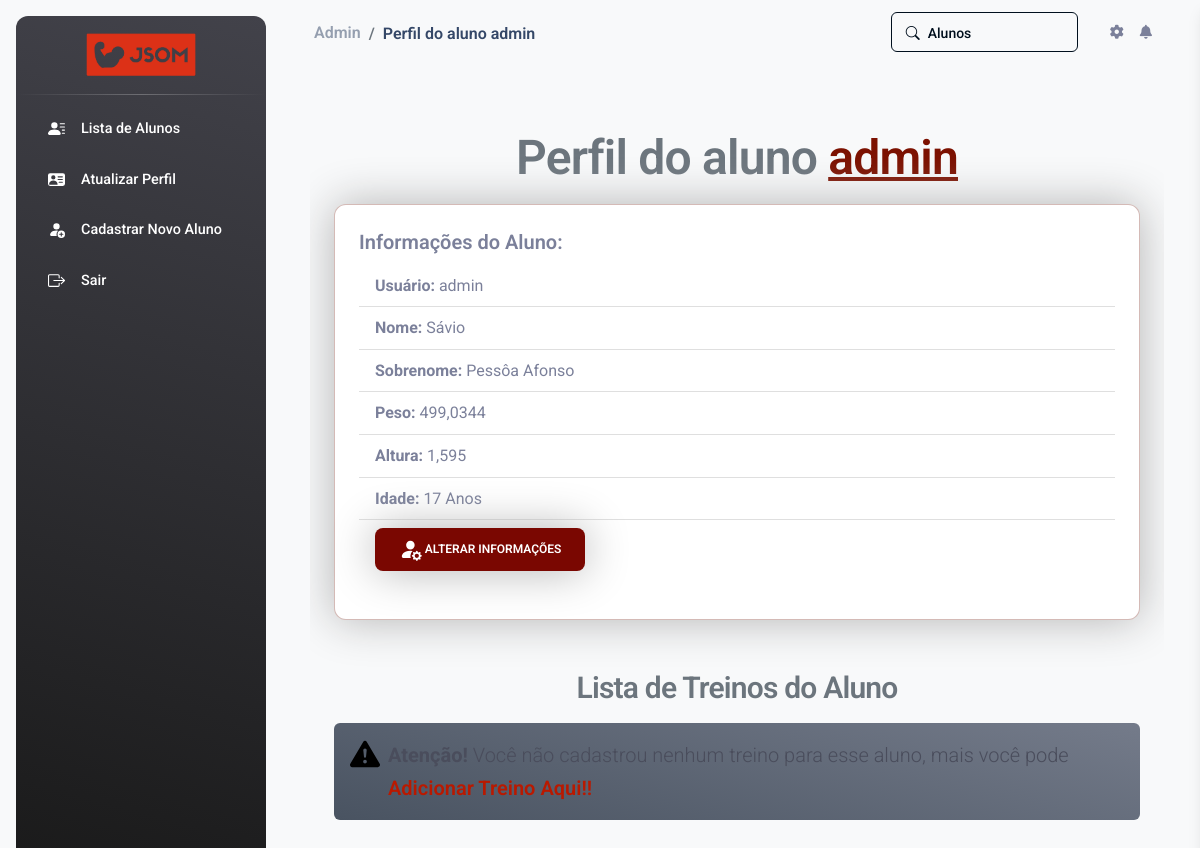
The app's page /aluno/perfil/1/ (signed in) with its own data.
### jsom_sga/models.py (models this page shows, shortened)
class UserProfile(models.Model):
    user = models.OneToOneField(User, on_delete=models.CASCADE)
    peso = models.FloatField(null=True, blank=True)
    altura = models.FloatField(null=True, blank=True)
    data_nascimento = models.DateField(null=True, blank=True)

### jsom_sga/views/aluno_views.py (the view)
# urls.py: path('aluno/perfil/<int:user_id>/', views.perfil_aluno, name='perfil_aluno'),
@login_required(login_url='JSOM_SGA:index')
def perfil_aluno(request, user_id):
    aluno = get_object_or_404(UserProfile, user__id=user_id)
    site_title = f"Perfil do aluno {aluno.user.username}"
    perfil_aluno= "active bg-gradient-primary_jsom"
    if aluno.data_nascimento:
        hoje = timezone.now().date()
        idade = hoje.year - aluno.data_nascimento.year - ((hoje.month, hoje.day) < (aluno.data_nascimento.month, aluno.data_nascimento.day))
    else:
        idade = None
    context = {
        'aluno': aluno,
        'idade': idade,
        'site_title': site_title,
        'perfil_aluno': perfil_aluno,
    }
    return render(request, 'USER/perfil_aluno.html', context)

### jsom_sga/templates/USER/perfil_aluno.html (shortened to what this page needs)
{% extends "global/base.html" %}
{% block corpo %}
<div class="w-100 table-responsive">
    <h1 class="m-3 fs-1 form-text text-center fw-bold">
        Perfil do aluno <span class="text-jsom-escuro text-decoration-underline">{{ aluno.user.username }}</span>
    </h1>
    <div class="card border-jsom-claro shadow-big mx-4 mb-5">
        <div class="card-body">
            <h5 class="card-title fw-bold">Informações do Aluno:</h5>
            <ul class="list-group list-group-flush">
                <li class="list-group-item"><strong>Usuário:</strong> {{ aluno.user.username }}</li>
                <li class="list-group-item"><strong>Nome:</strong> {{ aluno.user.first_name }}</li>
                <li class="list-group-item"><strong>Sobrenome:</strong> {{ aluno.user.last_name }}</li>
                <li class="list-group-item"><strong>Peso:</strong> {{ aluno.peso }}</li>
                <li class="list-group-item"><strong>Altura:</strong> {{ aluno.altura }}</li>
                <li class="list-group-item"><strong>Idade:</strong> {{ idade }} Anos</li>
                {% if user.is_staff %}
                  <li class="list-group-item">
                    <a class="nav-link fs-5 active" aria-current="page" href="{% url "JSOM_SGA:admin_aluno_update" aluno.user.id %}">
                      <button class="btn text-white fw-semibold icon-link icon-link-hover shadow-big" style="background-color: #7A0701; --bs-icon-link-transform: translate3d(0, -.125rem, 0);">
                        Alterar Informações
                      </button>
                    </a>
                  </li>
                {% endif %}
            </ul>
        </div>
    </div>
    {% if user.is_staff %}
      <h2 class="mt-4 mb-3 fs-3 form-text text-center">Lista de Treinos do Aluno</h2>
      {% if treinos %}
        <div class="accordion mx-4" id="treinosAccordion" data-bs-ride="false">
        {% for categoria in categorias %}
            <div class="accordion-item shadow-big border-1 border-jsom-accordion mb-3 rounded-2">
                <h2 class="accordion-header " id="heading{{ forloop.counter }}">
                    <button class="accordion-button-jsom  rounded-2 fw-bold text-jsom-escuro" type="button" data-bs-toggle="collapse" data-bs-target="#collapse{{ forloop.counter }}" aria-expanded="true" aria-controls="collapse{{ forloop.counter }}">
                        {{ categoria.1 }}
                    </button>
                </h2>
                <div id="collapse{{ forloop.counter }}" class="accordion-collapse collapse show" aria-labelledby="heading{{ forloop.counter }}" data-bs-parent="#treinosAccordion">
                  <div class="accordion-body">
                      {% for treino in treinos %}
                        {% if treino.categoria == categoria.0 %}
                          <ul class="list-group">
                            <li class="list-group-item d-flex justify-content-between align-items-center align-items-end mb-2 border-jsom-accordion shadow-big ">
                              <label class="form-check-label" for="firstCheckbox">
                                <a class="link-jsom-subtle" href="{% url 'JSOM_SGA:detalhes_treino' treino_id=treino.id %}">{{ treino.nome }}</a>
                              </label>
                              <div class="">
                                  <a style="text-decoration: none;" href="{% url 'JSOM_SGA:excluir_treino_admin' user_id=aluno.user.id treino_id=treino.id %}">
                                    <button type="button" class="btn icon-link icon-link-hover p-2 btn-danger" style="--bs-icon-link-transform: translate3d(0, -.125rem, 0);">
                                        <svg xmlns="http://www.w3.org/2000/svg" width="17" height="17" fill="currentColor" class="bi bi-trash-fill" viewBox="0 0 16 16">
                                            <path d="M2.5 1a1 1 0 0 0-1 1v1a1 1 0 0 0 1 1H3v9a2 2 0 0 0 2 2h6a2 2 0 0 0 2-2V4h.5a1 1 0 0 0 1-1V2a1 1 0 0 0-1-1H10a1 1 0 0 0-1-1H7a1 1 0 0 0-1 1zm3 4a.5.5 0 0 1 .5.5v7a.5.5 0 0 1-1 0v-7a.5.5 0 0 1 .5-.5M8 5a.5.5 0 0 1 .5.5v7a.5.5 0 0 1-1 0v-7A.5.5 0 0 1 8 5m3 .5v7a.5.5 0 0 1-1 0v-7a.5.5 0 0 1 1 0"/>
                                        </svg>
                                    </button>
                                  </a>
                                  <a style="text-decoration: none;" href="{% url 'JSOM_SGA:atualizar_treino_admin' user_id=aluno.user.id treino_id=treino.id %}">
                                    <button type="button" class="btn p-2 btn-warning icon-link icon-link-hover" style="--bs-icon-link-transform: translate3d(0, -.125rem, 0);">
                                        <svg xmlns="http://www.w3.org/2000/svg" width="17" height="17" fill="currentColor" class="bi bi-pencil-square" viewBox="0 0 16 16">
                                            <path d="M15.502 1.94a.5.5 0 0 1 0 .706L14.459 3.69l-2-2L13.502.646a.5.5 0 0 1 .707 0l1.293 1.293zm-1.75 2.456-2-2L4.939 9.21a.5.5 0 0 0-.121.196l-.805 2.414a.25.25 0 0 0 .316.316l2.414-.805a.5.5 0 0 0 .196-.12l6.813-6.814z"/>
                                            <path fill-rule="evenodd" d="M1 13.5A1.5 1.5 0 0 0 2.5 15h11a1.5 1.5 0 0 0 1.5-1.5v-6a.5.5 0 0 0-1 0v6a.5.5 0 0 1-.5.5h-11a.5.5 0 0 1-.5-.5v-11a.5.5 0 0 1 .5-.5H9a.5.5 0 0 0 0-1H2.5A1.5 1.5 0 0 0 1 2.5z"/>
                                        </svg>
                                    </button>
                                  </a>
                              </div>
                            </li>
                          </ul>
                        {% endif %}
                      {% endfor %}
                      <a href="{% url "JSOM_SGA:adicionar_treino_admin" aluno.user.id %}">
                        <button type="button" class="btn mt-1 p-2 btn-primary icon-link icon-link-hover" style="--bs-icon-link-transform: translate3d(0, -.125rem, 0);">
                            <svg xmlns="http://www.w3.org/2000/svg" width="17" height="17" fill="currentColor" class="bi bi-plus-circle-fill" viewBox="0 0 16 16">
                                <path d="M16 8A8 8 0 1 1 0 8a8 8 0 0 1 16 0M8.5 4.5a.5.5 0 0 0-1 0v3h-3a.5.5 0 0 0 0 1h3v3a.5.5 0 0 0 1 0v-3h3a.5.5 0 0 0 0-1h-3z"/>
                            </svg>
                        </button>
                      </a>
                  </div>
                </div>
            </div>
        {% endfor %}
        </div>
      {% else %}
        <div class="alert alert-secondary alert-dismissible fade show d-flex justify-content-center mx-4" role="alert">
          <svg class="bi flex-shrink-0 me-2" role="img" aria-label="Danger:" width="30" height="30">
            <use xlink:href="#exclamation-triangle-fill"/>
          </svg>
          <p class="fs-5 m-0"><strong>Atenção!</strong> Você não cadastrou nenhum treino para esse aluno, mais você pode
            <a href="{% url 'JSOM_SGA:adicionar_treino_admin' aluno.user.id %}" class="link-jsom-subtle">
              Adicionar Treino Aqui!!
            </a>
          </p>
        </div>
      {% endif %}
    {% endif %}
</div>
{% endblock corpo %}

### base_static/global/css/style.css (style rules this page uses)
.shadow-big { box-shadow: 0px 0px 45px #b3b3b3 !important; }
.text-jsom-escuro { color: #7c1100; }
.border-jsom-claro { border:solid #6b0e0049 1.5px !important; }
.link-jsom-subtle { color: #b91900; font-weight: 600; text-decoration: none; }
.icon-link>.bi { width: 1.9em !important; height: 1.9em !important; }

### records on screen
UserProfile: user.username "admin", user.first_name "Sávio", user.last_name "Pessôa Afonso", peso "499,0344", altura "1,595"

### other values on screen
{{ site_title }} "Perfil do aluno admin"
